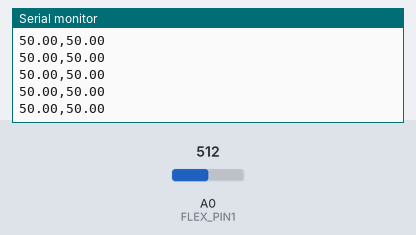
A sketch run on a simulated Arduino Uno, built with avr-gcc and run on an emulated ATmega328P. Shown: the last lines printed to the serial monitor. Inputs (shaded band) come from the test bench; at power-on: A0 (FLEX_PIN1) = 512.

Above: at 1.2 s.
1.3 s: A0 (FLEX_PIN1) set to 108
At 2.2 s:
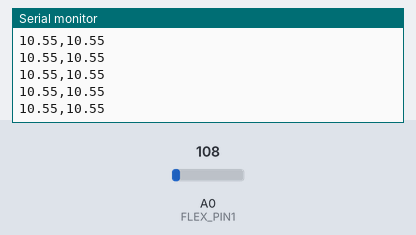
2.8 s: A0 (FLEX_PIN1) set to 98
At 3.6 s:
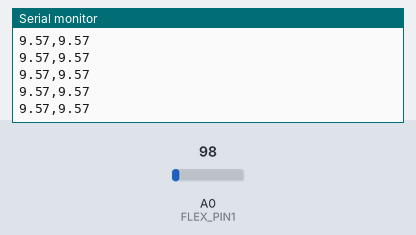
Timing chart, 0 to 5.8 s (numbered marks = the images above; inputs shaded):
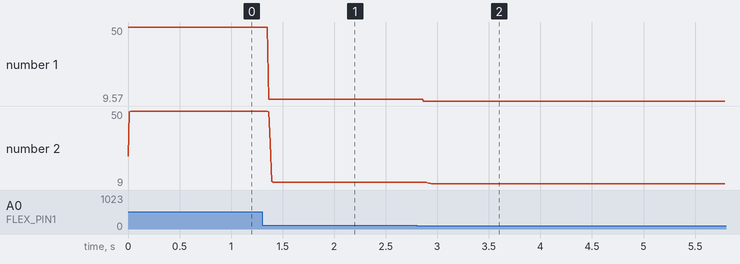

The sketch:

secondTestFlexSensor.ino
```cpp
#include <SimpleKalmanFilter.h>
/******************************************************************************
Flex_Sensor_Example.ino
Example sketch for SparkFun's flex sensors
  (https://www.sparkfun.com/products/10264)
Jim Lindblom @ SparkFun Electronics
April 28, 2016

Create a voltage divider circuit combining a flex sensor with a 47k resistor.
- The resistor should connect from A0 to GND.
- The flex sensor should connect from A0 to 3.3V
As the resistance of the flex sensor increases (meaning it's being bent), the
voltage at A0 should decrease.

Development environment specifics:
Arduino 1.6.7
******************************************************************************/
const int FLEX_PIN1 = A0; // Pin connected to voltage divider output
const int FLEX_PIN2 = A1; // Pin connected to voltage divider output
const int FLEX_PIN3 = A2; // Pin connected to voltage divider output

SimpleKalmanFilter simpleKalmanFilter(1, 1, 2);
//#define SERIAL_BUFFER_SIZE 1


void setup()
{
  Serial.begin(9600);
  pinMode(FLEX_PIN1, INPUT);
  pinMode(FLEX_PIN2, INPUT);
  pinMode(FLEX_PIN3, INPUT);

}

void loop()
{
  // Read the ADC, and calculate voltage and resistance from it
  float flexADC1 = analogRead(FLEX_PIN1);
  //int flexADC2 = analogRead(FLEX_PIN2);
  //int flexADC3 = analogRead(FLEX_PIN3);
  float real_value = flexADC1/1024.0 * 100.0;
  float measured_value = real_value;
  float estimated_value = simpleKalmanFilter.updateEstimate(measured_value);

  Serial.print(real_value);      //the first variable for plotting
  Serial.print(",");              //seperator
//  Serial.print(measured_value);          //the second variable for plotting including line break
//  Serial.print(",");
  Serial.println(estimated_value);
  delay(10);
}
```

Measured:
- after the input at 1.3 s, the serial monitor: prints a new line after 0.07 s (image 1)
- after the input at 2.8 s, the serial monitor: prints a new line after 0.07 s (image 2)
- plotted number 1: 50 → 10.55 after the input at 1.3 s, 10.55 → 9.57 after the input at 2.8 s
- plotted number 2: 50 → 10.55 after the input at 1.3 s, 10.55 → 9 after the input at 2.8 s
